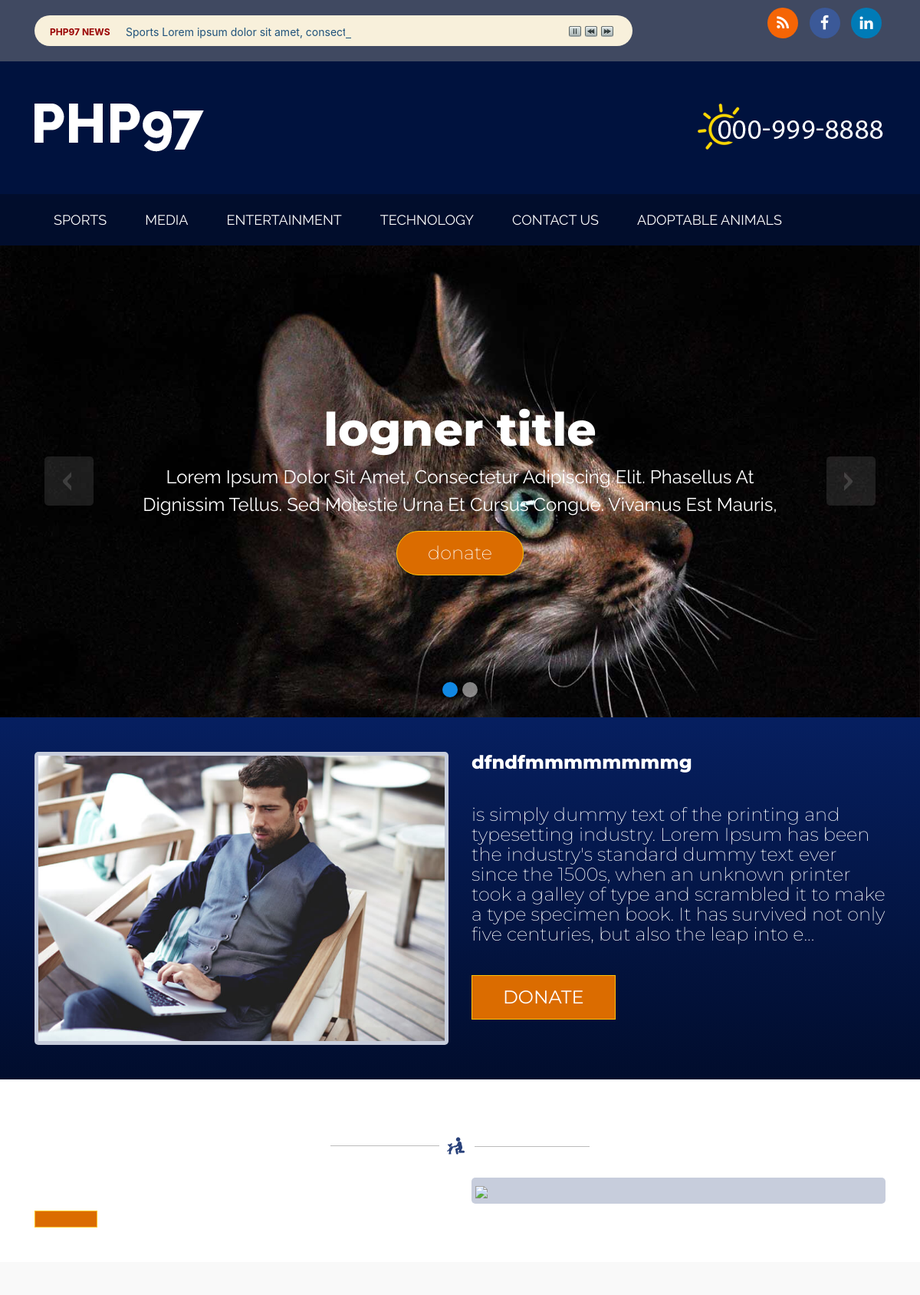
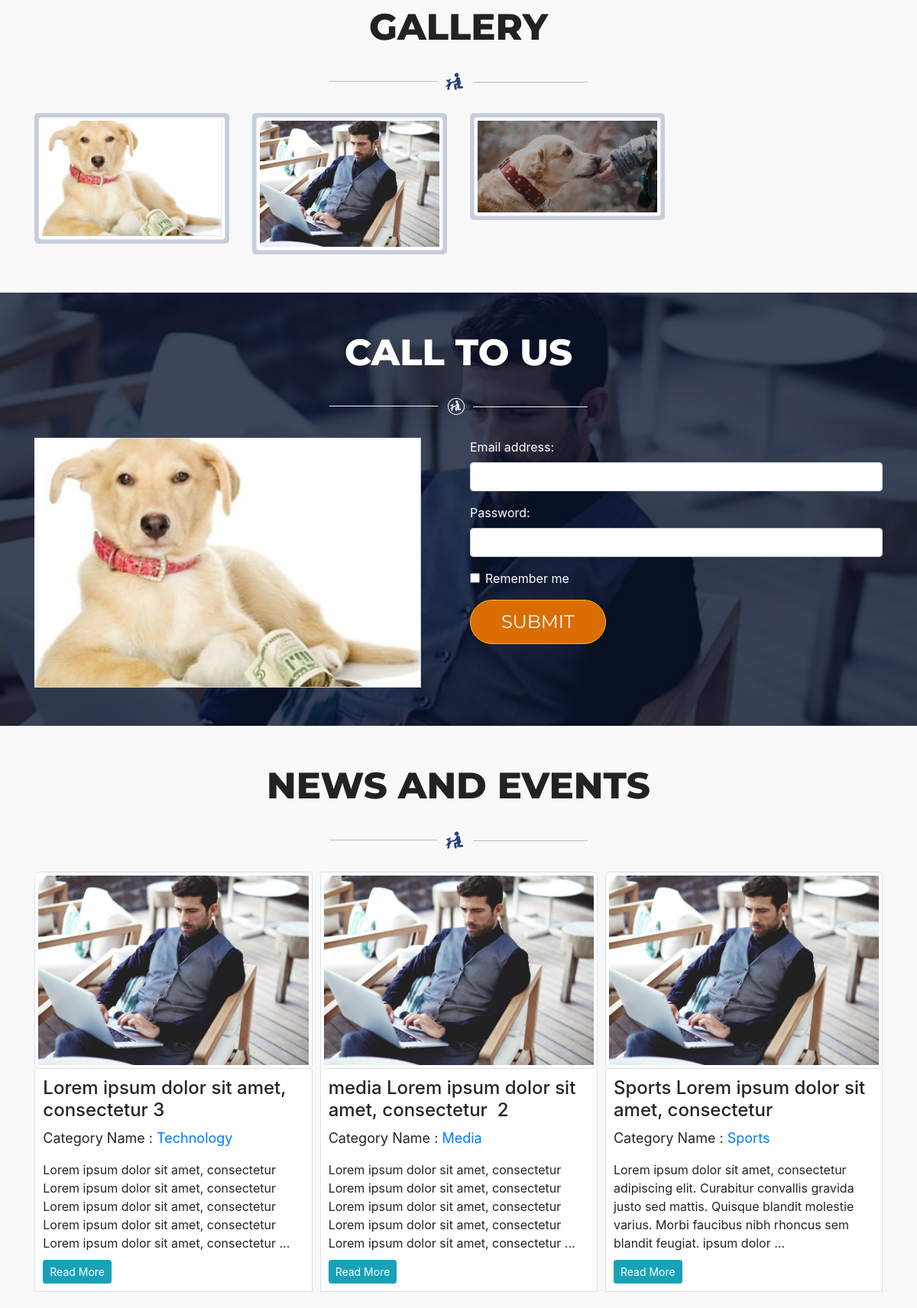
The page / (upper part) on the database its author committed (2 pictures, top to bottom).
### tables this page shows
CREATE TABLE `posts` (
  `post_id` int(9) NOT NULL,
  `post_title` varchar(50) NOT NULL,
  `post_slug` varchar(50) NOT NULL,
  `post_description` text NOT NULL,
  `postcat_id` tinyint(4) NOT NULL,
  `post_image` varchar(100) NOT NULL,
  `post_status` tinyint(4) NOT NULL DEFAULT '1',
  `post_insert_date` timestamp NOT NULL DEFAULT CURRENT_TIMESTAMP ON UPDATE CURRENT_TIMESTAMP,
  `post_update_date` datetime NOT NULL
);

CREATE TABLE `settings` (
  `setting_id` int(9) NOT NULL,
  `setting_tagline` varchar(50) NOT NULL,
  `setting_logo` varchar(50) NOT NULL,
  `setting_phone` varchar(50) NOT NULL,
  `setting_facebook` varchar(50) NOT NULL,
  `setting_rss` varchar(100) NOT NULL,
  `setting_twitter` varchar(100) NOT NULL,
  `setting_linkedin` varchar(100) NOT NULL,
  `setting_google` varchar(100) NOT NULL,
  `setting_copyright` varchar(100) NOT NULL,
  `setting_googlemap` text NOT NULL,
  `setting_footertext` varchar(100) NOT NULL
);

CREATE TABLE `slider` (
  `slide_id` int(9) NOT NULL,
  `slide_title` varchar(20) NOT NULL,
  `slide_custom_title` varchar(30) NOT NULL,
  `slide_description` varchar(255) NOT NULL,
  `slide_button_text` varchar(20) NOT NULL,
  `slide_button_link` varchar(100) NOT NULL,
  `slide_new_window` varchar(10) NOT NULL DEFAULT 'No',
  `slide_image` varchar(50) NOT NULL,
  `slide_insert_date` timestamp NOT NULL DEFAULT CURRENT_TIMESTAMP ON UPDATE CURRENT_TIMESTAMP,
  `slide_update_date` datetime NOT NULL
);

CREATE TABLE `donate` (
  `donate_id` int(9) NOT NULL,
  `donate_title` varchar(150) NOT NULL,
  `donate_description` text NOT NULL,
  `donate_image` varchar(100) NOT NULL,
  `donate_button_text` varchar(50) NOT NULL,
  `donate_button_link` varchar(100) NOT NULL,
  `donate_insert_date` timestamp NOT NULL DEFAULT CURRENT_TIMESTAMP ON UPDATE CURRENT_TIMESTAMP,
  `donate_update_date` datetime NOT NULL
);

CREATE TABLE `gallerys` (
  `gallery_id` int(9) NOT NULL,
  `gallery_title` varchar(100) NOT NULL,
  `gallery_custom_title` varchar(100) NOT NULL,
  `gallery_image` varchar(100) NOT NULL,
  `gallery_new_window` varchar(10) NOT NULL,
  `gallery_insert_date` timestamp NOT NULL DEFAULT CURRENT_TIMESTAMP ON UPDATE CURRENT_TIMESTAMP,
  `gallery_update_date` datetime NOT NULL
);

CREATE TABLE `postcategory` (
  `postcat_id` int(9) NOT NULL,
  `postcat_title` varchar(20) NOT NULL,
  `postcat_slug` varchar(50) NOT NULL,
  `postcat_desctiption` varchar(200) NOT NULL,
  `postcat_image` varchar(100) NOT NULL,
  `postcat_insert_date` timestamp NOT NULL DEFAULT CURRENT_TIMESTAMP ON UPDATE CURRENT_TIMESTAMP,
  `postcat_update_date` datetime NOT NULL
);

### classes/class.frontend.php (called while the page is built, shortened)
<?php
class FRONTEND {
    private $conn;
    public function __construct() {
        $database = new Database();
        $db = $database->dbConnection();
        $this->conn = $db;
    }
    public function runQuery($sql) {
        $stmt = $this->conn->prepare($sql);
        return $stmt;
    }
       public function selectcatname($id){
           $sql = "SELECT postcat_title FROM postcategory WHERE postcat_id=$id";
            $stmt = $this->conn->prepare($sql);
            $stmt->execute();
            $row = $stmt->fetch(PDO::FETCH_ASSOC);
           if($stmt->rowCount() > 0){
               return $row['postcat_title'];
           }else{
               return FALSE;
           }
    }
}
?>

### index.php (the view)
<?php include('./includes/header.php'); ?>
<?php include('./slider.php'); ?>
<?php include ('./donate.php'); ?>
<?php include('./Aboutus.php'); ?>
<?php include('./gallery.php'); ?>
<?php include('./calltous.php'); ?>
<section id="news">
    <div class="container ">
        <div class="row">
            <div class="col-lg-12">
                <h2 class="sectionTitle">News and Events</h2>
                <div class="divider wow fadeInUp" data-wow-delay="600"></div>
            </div>
        </div>
        <div class="owl-carousel owl-theme">
            <?php
            foreach ($posts as $post) {
                ?>
                <div class="">
                    <a href="./admin/uploads/<?php echo $post['post_image'] ?>" rel="prettyPhoto[gallery1]">
                        <img class="img-thumbnail" src="./admin/uploads/<?php echo $post['post_image'] ?>" alt="<?php $post['post_title'] ?>" />
                    </a>
                    <div class="news">
                        <h4><?php echo $post['post_title'] ?></h4>
                        <p>Category Name :
                            <?php
                            $catname = $frontendobj->selectcatname($post['postcat_id']);
                            ?>
                            <a href="category.php?cat_id=<?php echo $post['postcat_id']; ?>"><?php echo $catname; ?></a></p>
                        <div class="newsdes" style="margin-bottom: 10px">
                            <?php
                            if (strlen($post['post_description']) > 200) {
                                echo substr($post['post_description'], 0, 200) . "...";
                            }
                            ?>
                        </div>
                        <a class="btn btn-info btn-sm" href="post_details.php?pid=<?php echo $post['post_id']; ?>">Read More</a>
                    </div>
                </div>
<?php } ?>
        </div>
    </div>
</section>
<?php include('./includes/footer.php'); ?>

### includes/header.php (shortened to what this page needs)
<?php
require_once("classes/class.frontend.php");
$frontendobj = new FRONTEND();
$sliderstm = $frontendobj->runQuery("SELECT * FROM slider");
$sliderstm->execute();
$sliders=$sliderstm->fetchAll(PDO::FETCH_ASSOC);
$donatestm = $frontendobj->runQuery("SELECT * FROM donate");
$donatestm->execute();
$donate=$donatestm->fetchAll(PDO::FETCH_ASSOC);
$gallerysstm = $frontendobj->runQuery("SELECT * FROM gallerys");
$gallerysstm->execute();
$gallerys=$gallerysstm->fetchAll(PDO::FETCH_ASSOC);
$poststm = $frontendobj->runQuery("SELECT * FROM posts");
$poststm->execute();
$posts=$poststm->fetchAll(PDO::FETCH_ASSOC);
$sstm = $frontendobj->runQuery("SELECT * FROM settings WHERE setting_id=1");
$sstm->execute();
$settings=$sstm->fetch(PDO::FETCH_ASSOC);
$facebook = $settings['setting_facebook'];
$rss = $settings['setting_rss'];
$google = $settings['setting_google'];
$setting_logo = $settings['setting_logo'];
$setting_phone= $settings['setting_phone'];
?>
<!DOCTYPE html>
<html>
    <head>
        <link rel="stylesheet" href="assets/css/bootstrap.min.css" type="text/css" />
        <link rel="stylesheet" href="assets/css/font-awesome.min.css" type="text/css" />
        <link rel="stylesheet" href="assets/css/animate.min.css" type="text/css" />
        <link rel="stylesheet" href="assets/css/prettyPhoto.css" type="text/css" />
        <link rel="stylesheet" href="assets/css/owl.carousel.min.css" type="text/css" />
        <link rel="stylesheet" href="assets/css/owl.theme.default.min.css" type="text/css" />
        <link rel="stylesheet" href="assets/css/ticker-style.css" type="text/css" />
        <link rel="stylesheet" href="assets/css/style.css" type="text/css" />
    </head>
    <body>
        <section id="header">
            <div class="topbar">
        <div class="container">
            <div class="row">
                <div class="col-lg-9">
                    <ul id="js-news">
                  <?php foreach ($posts as $post){ ?>
                        <li class="news-item"><?php echo $post['post_title']; ?></li>
                  <?php } ?>
	</ul>
                </div>
                <div class="col-lg-3 mr0">
                    <ul class="social-network social-circle text-right">
                        <?php if($rss!=""){?>
                        <li><a href="<?php echo $rss;?>" class="icoRss" title="Rss"><i class="fa fa-rss"></i></a></li>
                        <?php } ?>
                        <?php if($facebook!=""){?>
                        <li><a href="<?php echo $facebook;?>" class="icoFacebook" title="Facebook"><i class="fa fa-facebook"></i></a></li>
                        <?php } ?>
                        <?php if($google!=""){?>
                        <li><a href="<?php echo $google;?>" class="icoLinkedin" title="Linkedin"><i class="fa fa-linkedin"></i></a></li>
                        <?php } ?>
                    </ul>
                </div>
            </div>
        </div>
    </div>
            <div class="headerTop">
                <div class="container">
                    <div class="row">
                        <div class="col-lg-6">
                            <div class="logo wow fadeInLeft" data-wow-delay="300">
                                <a href="#" title="php97">
                                    <?php if($setting_logo!=""){?>
                                    <img src="admin/uploads/<?php echo $setting_logo; ?>" alt="php97" />
                                    <?php }else{ ?>
                                    <img src="assets/images/logo-php97.png" alt="php97" />
                                    <?php } ?>
                                </a>
                            </div>
                        </div>
                        <div class="col-lg-6">
                            <div class="phone text-right  wow fadeInRight" data-wow-delay="300">
                                <?php if($setting_phone!=""){?>
                                <img src="admin/uploads/<?php echo $setting_phone; ?>" alt="PHP97 Phone Number" />
                               <?php }else{ ?>
                                <img src="assets/images/phone.png" alt="PHP97 Phone Number" />
                                 <?php } ?>
                            </div>
                        </div>
                    </div>
                </div>
            </div>
            <div class="navigation wow fadeInUp" data-wow-delay="600">
                <div class="container">
                    <div class="row">
                        <div class="col-lg-12">
                            <nav class="navbar navbar-expand-lg navbar-dark bg-light navbg-php97">
                                <div class="collapse navbar-collapse" id="navbarNavDropdown">
                                    <ul class="navbar-nav">
                                        <li class="nav-item active">
                                            <a class="nav-link" href="category.php?cat_id=1">Sports<span class="sr-only">(current)</span></a>
                                        </li>
                                        <li class="nav-item">
                                            <a class="nav-link" href="#">Media</a>
                                        </li>
                                        <li class="nav-item">
                                            <a class="nav-link" href="#">Entertainment</a>
                                        </li>
                                        <li class="nav-item">
                                            <a class="nav-link" href="#">Technology</a>
                                        </li>
                                        <li class="nav-item">
                                            <a class="nav-link" href="#">CONTACT US</a>
                                        </li>
                                        <li class="nav-item">
                                            <a class="nav-link" href="#">ADOPTABLE ANIMALS</a>
                                        </li>
                                    </ul>
                                </div>
                            </nav>
                        </div>
                    </div>
                </div>
            </div>
        </section>

### slider.php (shortened to what this page needs)
<section id="slider">
            <div class="bd-example wow fadeInUp" data-wow-delay="1s">
                <div id="carouselExampleCaptions" class="carousel slide" data-ride="carousel">
                    <ol class="carousel-indicators">
                        <?php
                        $i=0;
                        foreach ($sliders as $slider){
                        ?>
                        <li data-target="#carouselExampleCaptions" data-slide-to="<?php echo $i; ?>" class="<?php echo ($i==0)? "active" : "" ?>"></li>
                        <?php
                        $i++;
                        } ?>
                    </ol>
                    <div class="carousel-inner">
                        <?php
                        $i=0;
                        foreach ($sliders as $slider){
                        ?>
                        <div class="carousel-item <?php echo ($i==0)? "active" : "" ?>">
                            <img src="./admin/uploads/<?php echo $slider['slide_image']; ?>" class="d-block w-100" alt="<?php echo $slider['slide_custom_title'];?>">
                            <div class="carousel-caption d-none d-md-block">
                                <h2 class="sliderTitle"><?php echo $slider['slide_custom_title'];?></h2>
                                <p class="sliderDescription"><?php echo $slider['slide_description'];?></p>
                                <a href="<?php echo $slider['slide_button_link'];?>" target="<?php echo ($slider['slide_new_window']=="newwindow")? "_blank" : "_self"; ?>" class="btn btn-warning btn-lg btn-orange"><?php echo $slider['slide_button_text'];?></a>
                            </div>
                        </div>
                        <?php
                        $i++;
                        } ?>
                    </div>
                    <a class="carousel-control-prev" href="#carouselExampleCaptions" role="button" data-slide="prev">
                        <span class="carousel-control-prev-icon" aria-hidden="true"></span>
                    </a>
                    <a class="carousel-control-next" href="#carouselExampleCaptions" role="button" data-slide="next">
                        <span class="carousel-control-next-icon" aria-hidden="true"></span>
                    </a>
                </div>
            </div>
        </section>

### donate.php
<section id="donate">
    <div class="container">
        <div class="row">
            <div class="col-lg-6">
                <div class="donatePic  wow fadeInLeft" data-wow-delay="300">
                    <img src="./admin/uploads/<?php echo $donate[0]['donate_image'];?>"  />
                    </div>
                </div>
                <div class="col-lg-6">
                    <div class="donatecontent wow fadeInRight" data-wow-delay="300">
                        <h3><?php echo $donate[0]['donate_title']; ?></h3>
                        <p><?php
                            if (strlen($donate[0]['donate_description']) > 300) {
                                echo substr($donate[0]['donate_description'],0, 300) . "...";
                            }
                            ?></p>
                        <button type="<?php echo $donate[0]['donate_button_link']; ?>" class="btn btn-warning btn-lg btn-oranged"><?php echo $donate[0]['donate_button_text']; ?></button>
                </div>
            </div>
        </div>
    </div>
</section>

### gallery.php (shortened to what this page needs)
<section id="gallery">
          <div class="container ">
              <div class="row">
                  <div class="col-lg-12">
                      <h2 class="sectionTitle"><?php echo $gallerys[0]['gallery_title'];?></h2>
                      <div class="divider wow fadeInUp" data-wow-delay="600"></div>
                  </div>
              </div>
              <div class="row">
                   <?php
                      foreach ($gallerys as $gallerys){
                      ?>
                  <div class="col-lg-3">
                       <div class="donatePic  wow fadeInLeft" data-wow-delay="300">
                      <a href="./admin/uploads/<?php echo $gallerys['gallery_image']; ?>" rel="prettyPhoto[gallery1]">
                          <img class="img-thumbnail" src="./admin/uploads/<?php echo $gallerys['gallery_image']; ?>" alt="<?php echo $gallerys['gallery_custom_title'];?>" />
                      </a>
                  </div>
                  </div>
                  <?php
                      } ?>
              </div>
          </div>
      </section>

### rows shown on the page
posts: post_title "Sports Lorem ipsum dolor sit amet, consectetur", post_image (picture), postcat.postcat_title "Sports", post_description "Lorem ipsum dolor sit amet, consectetur adipiscing elit. Curabitur convallis gravida justo sed mattis. Quisque blandit molestie varius. Morbi faucibus nibh rhoncus sem blandit feugiat. ipsum dolor"
settings: setting_logo (picture), setting_phone (picture)
slider: slide_image (picture), slide_custom_title "logner title", slide_description "Lorem Ipsum Dolor Sit Amet, Consectetur Adipiscing Elit. Phasellus At Dignissim Tellus. Sed Molestie Urna Et Cursus Congue. Vivamus Est Mauris,", slide_button_text "donate"
donate: donate_image (picture), donate_title "dfndfmmmmmmmmg", donate_description "is simply dummy text of the printing and typesetting industry. Lorem Ipsum has been the industry's standard dummy text ever since the 1500s, when an unknown printer took a galley of type and scrambled it to make a type specimen book. It has survived not only five centuries, but also the leap into e", donate_button_text "DONATE"
gallerys: gallery_title "GALLERY", gallery_image (picture)
gallerys: gallery_image (picture)
gallerys: gallery_image (picture)
posts: post_image (picture), post_title "Lorem ipsum dolor sit amet, consectetur 3", postcat.postcat_title "Technology", post_description "Lorem ipsum dolor sit amet, consectetur Lorem ipsum dolor sit amet, consectetur Lorem ipsum dolor sit amet, consectetur Lorem ipsum dolor sit amet, consectetur Lorem ipsum dolor sit amet, consectetur"
posts: post_image (picture), post_title "media Lorem ipsum dolor sit amet, consectetur 2", postcat.postcat_title "Media", post_description "Lorem ipsum dolor sit amet, consectetur Lorem ipsum dolor sit amet, consectetur Lorem ipsum dolor sit amet, consectetur Lorem ipsum dolor sit amet, consectetur Lorem ipsum dolor sit amet, consectetur"
